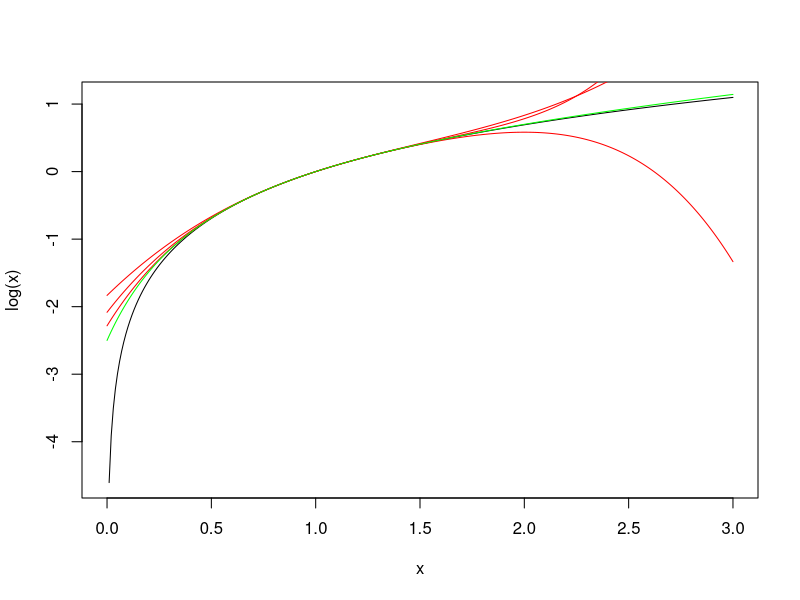

Here is the R script that generated this plot:
x <- seq(0, 3, length=301)
T_3 <- (x-1) - (x-1)^2/2 + (x-1)^3/3
T_4 <- T_3 - (x-1)^4/4
T_5 <- T_4 + (x-1)^5/5
Pade_2_1 = (-2.5 + 2*x + 0.5*x^2) / (1 + 2*x)
plot(x, log(x), 'l')
lines(x, T_3, col='red')
lines(x, T_4, col='red')
lines(x, T_5, col='red')
lines(x, Pade_2_1, col='green')
